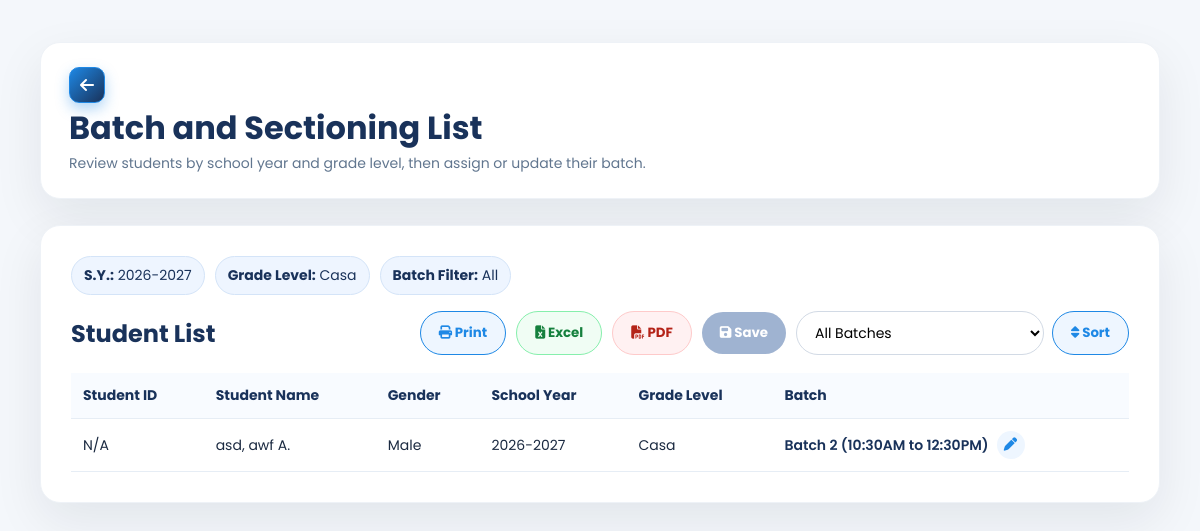
Page /SmartEnroll/batch_sectioning_list.php?school_year=2026-2027&grade_level=Casa on the committed database.
### tables this page shows
CREATE TABLE `enrollments` (
  `id` int(11) NOT NULL,
  `grade_level` varchar(50) DEFAULT NULL,
  `student_id` varchar(20) DEFAULT NULL,
  `school_year` varchar(20) DEFAULT NULL,
  `completion_date` date DEFAULT NULL,
  `learner_lname` varchar(100) DEFAULT NULL,
  `learner_fname` varchar(100) DEFAULT NULL,
  `learner_mname` varchar(100) DEFAULT NULL,
  `learner_ext` varchar(20) DEFAULT NULL,
  `nickname` varchar(100) DEFAULT NULL,
  `sex` varchar(20) DEFAULT NULL,
  `dob` varchar(20) DEFAULT NULL,
  `age` int(11) DEFAULT NULL,
  `mother_tongue` varchar(100) DEFAULT NULL,
  `religion` varchar(100) DEFAULT NULL,
  `email` varchar(150) DEFAULT NULL,
  `province` varchar(100) DEFAULT NULL,
  `municipality` varchar(100) DEFAULT NULL,
  `barangay` varchar(100) DEFAULT NULL,
  `street` varchar(150) DEFAULT NULL,
  `father_lname` varchar(100) DEFAULT NULL,
  `father_fname` varchar(100) DEFAULT NULL,
  `father_mname` varchar(100) DEFAULT NULL,
  `father_occ` varchar(100) DEFAULT NULL,
  `father_contact` varchar(50) DEFAULT NULL,
  `mother_lname` varchar(100) DEFAULT NULL,
  `mother_fname` varchar(100) DEFAULT NULL,
  `mother_mname` varchar(100) DEFAULT NULL,
  `mother_occ` varchar(100) DEFAULT NULL,
  `mother_contact` varchar(50) DEFAULT NULL,
  `mother_maiden` varchar(100) DEFAULT NULL,
  `guardian_type` varchar(50) DEFAULT NULL,
  `guardian_lname` varchar(100) DEFAULT NULL,
  `guardian_fname` varchar(100) DEFAULT NULL,
  `guardian_mname` varchar(100) DEFAULT NULL,
  `guardian_occ` varchar(100) DEFAULT NULL,
  `guardian_contact` varchar(50) DEFAULT NULL,
  `emergency1_name` varchar(150) DEFAULT NULL,
  `emergency1_relationship` varchar(100) DEFAULT NULL,
  `emergency1_contact` varchar(50) DEFAULT NULL,
  `emergency2_name` varchar(150) DEFAULT NULL,
  `emergency2_relationship` varchar(100) DEFAULT NULL,
  `emergency2_contact` varchar(50) DEFAULT NULL,
  `emergency3_name` varchar(150) DEFAULT NULL,
  `emergency3_relationship` varchar(100) DEFAULT NULL,
  `emergency3_contact` varchar(50) DEFAULT NULL,
  `special_needs` text DEFAULT NULL,
  `medication` varchar(10) DEFAULT NULL,
  `medication_details` text DEFAULT NULL,
  `created_at` timestamp NOT NULL DEFAULT current_timestamp()
);

### SmartEnroll/batch_sectioning_list.php (the view, shortened to what this page needs)
<?php
$students = [];
$errorMessage = '';
$selectedSchoolYear = isset($_GET['school_year']) ? trim((string)$_GET['school_year']) : '';
$selectedGrade = isset($_GET['grade_level']) ? trim((string)$_GET['grade_level']) : '';
function connectEnrollmentDb(): mysqli
{
    $conn = new mysqli('127.0.0.1', 'root', '', 'smartenroll');
    $conn->set_charset('utf8mb4');
    return $conn;
}
$selectedBatchFilter = isset($_GET['filter_batch']) ? trim((string)$_GET['filter_batch']) : '';
if ($selectedSchoolYear === '' || $selectedGrade === '') {
    $errorMessage = 'Please select both School Year and Grade Level first.';
} else {
    try {
        $conn = connectEnrollmentDb();
        $sql = "
            SELECT
                e.id AS enrollment_id,
                COALESCE(e.student_id, '') AS student_id,
                COALESCE(e.learner_lname, '') AS learner_lname,
                COALESCE(e.learner_fname, '') AS learner_fname,
                COALESCE(e.learner_mname, '') AS learner_mname,
                COALESCE(e.sex, '') AS sex,
                COALESCE(e.grade_level, '') AS grade_level,
                COALESCE(e.school_year, '') AS school_year,
                COALESCE(ba.batch_name, '') AS assigned_batch
            FROM enrollments e
            LEFT JOIN batch_assignments ba
                ON ba.enrollment_id = e.id
            WHERE COALESCE(e.grade_level, '') = ?
              AND COALESCE(e.school_year, '') = ?
        ";
        $sql .= "
            ORDER BY
                CASE WHEN COALESCE(ba.batch_name, '') = '' THEN 1 ELSE 0 END,
                ba.batch_name ASC,
                CASE
                    WHEN LOWER(COALESCE(e.sex, '')) = 'male' THEN 1
                    WHEN LOWER(COALESCE(e.sex, '')) = 'female' THEN 2
                    ELSE 3
                END,
                e.learner_lname ASC,
                e.learner_fname ASC
        ";
        $stmt = $conn->prepare($sql);
        if ($selectedBatchFilter !== '') {
            $stmt->bind_param('sss', $selectedGrade, $selectedSchoolYear, $selectedBatchFilter);
        } else {
            $stmt->bind_param('ss', $selectedGrade, $selectedSchoolYear);
        }
        $stmt->execute();
        $result = $stmt->get_result();
        while ($row = $result->fetch_assoc()) {
            $middleInitial = '';
            if (!empty($row['learner_mname'])) {
                $middleInitial = strtoupper(substr($row['learner_mname'], 0, 1)) . '.';
            }
            $fullName = trim($row['learner_lname'] . ', ' . $row['learner_fname'] . ' ' . $middleInitial);
            $row['full_name'] = preg_replace('/\s+/', ' ', $fullName);
            $students[] = $row;
        }
    } catch (Throwable $e) {
        if (isset($conn) && $conn instanceof mysqli) {
            try {
                $conn->rollback();
            } catch (Throwable $ignore) {
            }
        }
        $errorMessage = 'Unable to load or save batch assignments. ' . $e->getMessage();
    }
}
$queryBase = 'school_year=' . urlencode($selectedSchoolYear) . '&grade_level=' . urlencode($selectedGrade);
?>
<!DOCTYPE html>
<html lang="en">
<head>
    <link rel="stylesheet" href="https://cdnjs.cloudflare.com/ajax/libs/font-awesome/6.5.0/css/all.min.css">
    <link rel="stylesheet" href="css/batch_sectioning.css">
</head>
<body>
    <main class="bs-main">
        <div class="bs-page-header">
            <div class="bs-header-left">
                <a href="batch_sectioning.php" class="back-btn" aria-label="Back to filter" title="Back to filter">
                    <i class="fas fa-arrow-left"></i>
                </a>
                <div class="bs-header-title">
                    <h1>Batch and Sectioning List</h1>
                    <p>Review students by school year and grade level, then assign or update their batch.</p>
                </div>
            </div>
        </div>
        <section class="card">
            <div class="filter-bar">
                <div class="filter-badge"><strong>S.Y.:</strong> <?= htmlspecialchars($selectedSchoolYear !== '' ? $selectedSchoolYear : 'N/A') ?></div>
                <div class="filter-badge"><strong>Grade Level:</strong> <?= htmlspecialchars($selectedGrade !== '' ? $selectedGrade : 'N/A') ?></div>
                <div class="filter-badge"><strong>Batch Filter:</strong> <?= htmlspecialchars($selectedBatchFilter !== '' ? $selectedBatchFilter : 'All') ?></div>
            </div>
            <div class="section-header">
                <h2 class="list-title">Student List</h2>
                <div class="section-actions">
                    <button type="button" class="print-btn" id="printListBtn" title="Print List">
                        <i class="fas fa-print"></i> Print
                    </button>
                    <button type="button" class="print-btn excel-btn" id="excelListBtn" title="Export Excel">
                        <i class="fas fa-file-excel"></i> Excel
                    </button>
                    <button type="button" class="print-btn pdf-btn" id="pdfListBtn" title="Export PDF">
                        <i class="fas fa-file-pdf"></i> PDF
                    </button>
                    <button type="submit" form="studentSectioningForm" class="save-btn" id="saveBatchesBtn" disabled>
                        <i class="fas fa-save"></i> Save
                    </button>
                    <form action="batch_sectioning_list.php" method="get" class="sort-form">
                        <select name="filter_batch" class="sort-select">
                            <option value="">All Batches</option>
                        </select>
                        <button type="submit" class="sort-btn">
                            <i class="fas fa-sort"></i> Sort
                        </button>
                    </form>
                </div>
            </div>
            <form id="studentSectioningForm" action="batch_sectioning_list.php?<?= htmlspecialchars($queryBase) ?>" method="post">
                <div class="table-wrap">
                    <table>
                        <thead>
                            <tr>
                                <th>Student ID</th>
                                <th>Student Name</th>
                                <th>Gender</th>
                                <th>School Year</th>
                                <th>Grade Level</th>
                                <th>Batch</th>
                            </tr>
                        </thead>
                        <tbody>
                            <?php if ($errorMessage !== ''): ?>
                                <tr>
                                    <td colspan="6" class="empty-row"><?= htmlspecialchars($errorMessage) ?></td>
                                </tr>
                            <?php elseif (empty($students)): ?>
                                <tr>
                                    <td colspan="6" class="empty-row">No students found for this filter.</td>
                                </tr>
                            <?php else: ?>
                                <?php foreach ($students as $student): ?>
                                    <tr>
                                        <td><?= htmlspecialchars($student['student_id'] !== '' ? $student['student_id'] : 'N/A') ?></td>
                                        <td><?= htmlspecialchars($student['full_name']) ?></td>
                                        <td><?= htmlspecialchars($student['sex'] !== '' ? $student['sex'] : 'N/A') ?></td>
                                        <td><?= htmlspecialchars($student['school_year'] !== '' ? $student['school_year'] : 'N/A') ?></td>
                                        <td><?= htmlspecialchars($student['grade_level'] !== '' ? $student['grade_level'] : 'N/A') ?></td>
                                        <td>
                                            <?php $hasAssignedBatch = trim((string)$student['assigned_batch']) !== ''; ?>
                                            <div class="batch-cell <?= $hasAssignedBatch ? 'is-locked' : 'is-editing' ?>">
                                                <div class="batch-display <?= $hasAssignedBatch ? '' : 'is-hidden' ?>">
                                                    <span class="batch-value"><?= htmlspecialchars($student['assigned_batch']) ?></span>
                                                    <button type="button" class="batch-edit-btn" title="Edit batch">
                                                        <i class="fas fa-pen"></i>
                                                    </button>
                                                </div>
                                            </div>
                                        </td>
                                    </tr>
                                <?php endforeach; ?>
                            <?php endif; ?>
                        </tbody>
                    </table>
                </div>
            </form>
        </section>
    </main>
</body>
</html>

### SmartEnroll/css/batch_sectioning.css (style rules this page uses)
* { box-sizing: border-box; margin: 0; padding: 0; font-family: 'Poppins', sans-serif; }
body { background: #f4f7fb; color: #1b2a41; min-height: 100vh; }
.bs-page-header { margin-bottom: 26px; background: #ffffff; border: 1px solid #eef2f7; border-radius: 20px; padding: 24px 28px; box-shadow: 0 18px 50px rgba(15, 23, 42, 0.08); }
.bs-header-left { display: flex; flex-direction: column; align-items: flex-start; gap: 6px; }
.bs-header-title { text-align: left; }
.bs-header-title h1 { font-size: 32px; line-height: 1.2; color: #19325a; }
.bs-header-title p { margin-top: 6px; font-size: 14px; color: #61768f; }
.save-btn { border: none; color: #fff; background: #1e88e5; font-weight: 700; padding: 11px 18px; border-radius: 999px; cursor: pointer; transition: 0.2s ease; }
.save-btn:disabled { background: #9fb3d1; cursor: not-allowed; transform: none; }
.sort-btn { display: inline-block; text-decoration: none; border: 1px solid #1e88e5; color: #1e88e5; background: #eef6ff; font-weight: 700; padding: 11px 18px; border-radius: 999px; transition: 0.2s ease; }
.print-btn { border: 1px solid #1e88e5; color: #1e88e5; background: #eef6ff; font-weight: 700; padding: 11px 18px; border-radius: 999px; cursor: pointer; transition: 0.2s ease; }
.excel-btn { color: #15803d; border-color: #86efac; background: #f0fdf4; }
.pdf-btn { color: #b42318; border-color: #fecaca; background: #fff1f2; }
.back-btn { display: inline-flex; align-items: center; justify-content: center; width: 36px; height: 36px; color: #ffffff; background: linear-gradient(135deg, #1e88e5, #19325a); border: 1px solid #1e88e5; text-decoration: none; font-weight: 700; padding: 0; border-radius: 10px; box-shadow: 0 6px 14px rgba(30, 136, 229, 0.35); transition: transform 0.2s ease, box-shadow 0.2s ease, background 0.2s ease; }
.back-btn i { display: block; line-height: 1; }
.bs-main { max-width: min(1680px, calc(100vw - 40px)); margin: 0 auto; padding: 42px 20px 56px; }
.card { background: #fff; border-radius: 20px; padding: 30px; border: 1px solid #eef2f7; box-shadow: 0 18px 50px rgba(15, 23, 42, 0.08); width: 100%; }
.card h2 { color: #19325a; font-size: 24px; margin-bottom: 0; }
.list-title { color: #19325a; }
.section-header { display: flex; justify-content: space-between; align-items: center; gap: 12px; margin-bottom: 18px; }
.section-actions { display: flex; gap: 10px; align-items: center; }
.sort-form { display: flex; gap: 8px; align-items: center; }
.sort-select { border: 1px solid #d2dae5; border-radius: 999px; padding: 10px 14px; font-size: 14px; background: #fff; }
.filter-bar { display: flex; flex-wrap: wrap; gap: 10px; margin-bottom: 16px; }
.filter-badge { background: #eef5ff; color: #19325a; border: 1px solid #d4e4f8; border-radius: 999px; padding: 8px 12px; font-size: 14px; }
.table-wrap { overflow-x: auto; }
table { width: 100%; border-collapse: collapse; }
th, td { padding: 12px; border-bottom: 1px solid #e6edf5; text-align: left; font-size: 14px; }
th { background: #f8fbff; color: #19325a; font-weight: 700; }
.batch-cell { display: flex; align-items: center; gap: 8px; }
.batch-display { display: flex; align-items: center; gap: 8px; }
.batch-value { font-weight: 600; color: #19325a; }
.batch-edit-btn { border: none; background: #eef6ff; color: #1e88e5; width: 28px; height: 28px; border-radius: 50%; cursor: pointer; }

### rows in the picture
enrollments: student_id "N/A", full_name "asd, awf A.", sex "Male", school_year "2026-2027", grade_level "Casa", assigned_batch "Batch 2 (10:30AM to 12:30PM)"

### other values in the picture
$selectedSchoolYear !== '' ? $selectedSchoolYear : 'N/A' "2026-2027"
$selectedGrade !== '' ? $selectedGrade : 'N/A' "Casa"
$selectedBatchFilter !== '' ? $selectedBatchFilter : 'All' "All"
